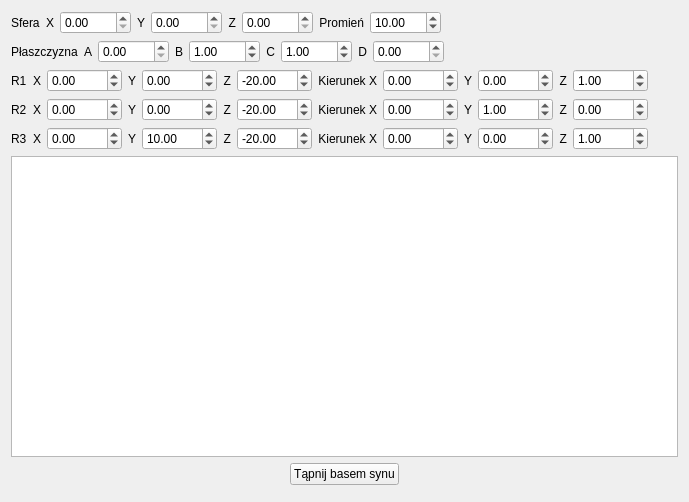
<?xml version="1.0" encoding="UTF-8"?>
<ui version="4.0">
 <class>rtRayWindow</class>
 <widget class="QMainWindow" name="rtRayWindow">
  <property name="geometry">
   <rect>
    <x>0</x>
    <y>0</y>
    <width>689</width>
    <height>502</height>
   </rect>
  </property>
  <property name="windowTitle">
   <string>Raytracer</string>
  </property>
  <widget class="QWidget" name="centralWidget">
   <layout class="QVBoxLayout" name="verticalLayout">
    <item>
     <layout class="QHBoxLayout" name="r1_2">
      <item>
       <widget class="QLabel" name="sphereLabel">
        <property name="text">
         <string>Sfera</string>
        </property>
       </widget>
      </item>
      <item>
       <widget class="QLabel" name="sphereXLabel">
        <property name="text">
         <string>X</string>
        </property>
        <property name="alignment">
         <set>Qt::AlignRight|Qt::AlignTrailing|Qt::AlignVCenter</set>
        </property>
       </widget>
      </item>
      <item>
       <widget class="QDoubleSpinBox" name="sphereXSpinBox">
        <property name="maximum">
         <double>1000.000000000000000</double>
        </property>
        <property name="value">
         <double>0.000000000000000</double>
        </property>
       </widget>
      </item>
      <item>
       <widget class="QLabel" name="sphereYLabel">
        <property name="text">
         <string>Y</string>
        </property>
        <property name="alignment">
         <set>Qt::AlignRight|Qt::AlignTrailing|Qt::AlignVCenter</set>
        </property>
       </widget>
      </item>
      <item>
       <widget class="QDoubleSpinBox" name="sphereYSpinBox">
        <property name="maximum">
         <double>1000.000000000000000</double>
        </property>
        <property name="value">
         <double>0.000000000000000</double>
        </property>
       </widget>
      </item>
      <item>
       <widget class="QLabel" name="sphereZLabel">
        <property name="text">
         <string>Z</string>
        </property>
        <property name="alignment">
         <set>Qt::AlignRight|Qt::AlignTrailing|Qt::AlignVCenter</set>
        </property>
       </widget>
      </item>
      <item>
       <widget class="QDoubleSpinBox" name="sphereZSpinBox">
        <property name="maximum">
         <double>1000.000000000000000</double>
        </property>
        <property name="value">
         <double>0.000000000000000</double>
        </property>
       </widget>
      </item>
      <item>
       <widget class="QLabel" name="sphereRadiusLabel">
        <property name="text">
         <string>Promień</string>
        </property>
        <property name="alignment">
         <set>Qt::AlignRight|Qt::AlignTrailing|Qt::AlignVCenter</set>
        </property>
       </widget>
      </item>
      <item>
       <widget class="QDoubleSpinBox" name="sphereRadiusSpinBox">
        <property name="maximum">
         <double>1000.000000000000000</double>
        </property>
        <property name="value">
         <double>10.000000000000000</double>
        </property>
       </widget>
      </item>
      <item>
       <spacer name="horizontalSpacer">
        <property name="orientation">
         <enum>Qt::Horizontal</enum>
        </property>
        <property name="sizeHint" stdset="0">
         <size>
          <width>40</width>
          <height>20</height>
         </size>
        </property>
       </spacer>
      </item>
     </layout>
    </item>
    <item>
     <layout class="QHBoxLayout" name="r1_3">
      <item>
       <widget class="QLabel" name="sphereLabel_2">
        <property name="text">
         <string>Płaszczyzna</string>
        </property>
       </widget>
      </item>
      <item>
       <widget class="QLabel" name="sphereXLabel_2">
        <property name="text">
         <string>A</string>
        </property>
        <property name="alignment">
         <set>Qt::AlignRight|Qt::AlignTrailing|Qt::AlignVCenter</set>
        </property>
       </widget>
      </item>
      <item>
       <widget class="QDoubleSpinBox" name="sphereXSpinBox_2">
        <property name="maximum">
         <double>1000.000000000000000</double>
        </property>
        <property name="value">
         <double>0.000000000000000</double>
        </property>
       </widget>
      </item>
      <item>
       <widget class="QLabel" name="sphereYLabel_2">
        <property name="text">
         <string>B</string>
        </property>
        <property name="alignment">
         <set>Qt::AlignRight|Qt::AlignTrailing|Qt::AlignVCenter</set>
        </property>
       </widget>
      </item>
      <item>
       <widget class="QDoubleSpinBox" name="sphereYSpinBox_2">
        <property name="maximum">
         <double>1000.000000000000000</double>
        </property>
        <property name="value">
         <double>1.000000000000000</double>
        </property>
       </widget>
      </item>
      <item>
       <widget class="QLabel" name="sphereZLabel_2">
        <property name="text">
         <string>C</string>
        </property>
        <property name="alignment">
         <set>Qt::AlignRight|Qt::AlignTrailing|Qt::AlignVCenter</set>
        </property>
       </widget>
      </item>
      <item>
       <widget class="QDoubleSpinBox" name="sphereZSpinBox_2">
        <property name="maximum">
         <double>1000.000000000000000</double>
        </property>
        <property name="value">
         <double>1.000000000000000</double>
        </property>
       </widget>
      </item>
      <item>
       <widget class="QLabel" name="sphereRadiusLabel_2">
        <property name="text">
         <string>D</string>
        </property>
        <property name="alignment">
         <set>Qt::AlignRight|Qt::AlignTrailing|Qt::AlignVCenter</set>
        </property>
       </widget>
      </item>
      <item>
       <widget class="QDoubleSpinBox" name="sphereRadiusSpinBox_2">
        <property name="maximum">
         <double>1000.000000000000000</double>
        </property>
        <property name="value">
         <double>0.000000000000000</double>
        </property>
       </widget>
      </item>
      <item>
       <spacer name="horizontalSpacer_5">
        <property name="orientation">
         <enum>Qt::Horizontal</enum>
        </property>
        <property name="sizeHint" stdset="0">
         <size>
          <width>40</width>
          <height>20</height>
         </size>
        </property>
       </spacer>
      </item>
     </layout>
    </item>
    <item>
     <layout class="QHBoxLayout" name="r1">
      <item>
       <widget class="QLabel" name="r1Label">
        <property name="text">
         <string>R1</string>
        </property>
       </widget>
      </item>
      <item>
       <widget class="QLabel" name="r1XLabel">
        <property name="text">
         <string>X</string>
        </property>
        <property name="alignment">
         <set>Qt::AlignRight|Qt::AlignTrailing|Qt::AlignVCenter</set>
        </property>
       </widget>
      </item>
      <item>
       <widget class="QDoubleSpinBox" name="r1XSpinBox">
        <property name="minimum">
         <double>-1000.000000000000000</double>
        </property>
        <property name="maximum">
         <double>1000.000000000000000</double>
        </property>
        <property name="value">
         <double>0.000000000000000</double>
        </property>
       </widget>
      </item>
      <item>
       <widget class="QLabel" name="r1YLabel">
        <property name="text">
         <string>Y</string>
        </property>
        <property name="alignment">
         <set>Qt::AlignRight|Qt::AlignTrailing|Qt::AlignVCenter</set>
        </property>
       </widget>
      </item>
      <item>
       <widget class="QDoubleSpinBox" name="r1YSpinBox">
        <property name="minimum">
         <double>-1000.000000000000000</double>
        </property>
        <property name="maximum">
         <double>1000.000000000000000</double>
        </property>
        <property name="value">
         <double>0.000000000000000</double>
        </property>
       </widget>
      </item>
      <item>
       <widget class="QLabel" name="r1ZLabel">
        <property name="text">
         <string>Z</string>
        </property>
        <property name="alignment">
         <set>Qt::AlignRight|Qt::AlignTrailing|Qt::AlignVCenter</set>
        </property>
       </widget>
      </item>
      <item>
       <widget class="QDoubleSpinBox" name="r1ZSpinBox">
        <property name="minimum">
         <double>-1000.000000000000000</double>
        </property>
        <property name="maximum">
         <double>1000.000000000000000</double>
        </property>
        <property name="value">
         <double>-20.000000000000000</double>
        </property>
       </widget>
      </item>
      <item>
       <widget class="QLabel" name="r1DirXLabel">
        <property name="text">
         <string>Kierunek X</string>
        </property>
        <property name="alignment">
         <set>Qt::AlignRight|Qt::AlignTrailing|Qt::AlignVCenter</set>
        </property>
       </widget>
      </item>
      <item>
       <widget class="QDoubleSpinBox" name="r1DirXSpinBox">
        <property name="minimum">
         <double>-1000.000000000000000</double>
        </property>
        <property name="maximum">
         <double>1000.000000000000000</double>
        </property>
        <property name="value">
         <double>0.000000000000000</double>
        </property>
       </widget>
      </item>
      <item>
       <widget class="QLabel" name="r1DirYLabel">
        <property name="text">
         <string>Y</string>
        </property>
        <property name="alignment">
         <set>Qt::AlignRight|Qt::AlignTrailing|Qt::AlignVCenter</set>
        </property>
       </widget>
      </item>
      <item>
       <widget class="QDoubleSpinBox" name="r1DirYSpinBox">
        <property name="minimum">
         <double>-1000.000000000000000</double>
        </property>
        <property name="maximum">
         <double>1000.000000000000000</double>
        </property>
        <property name="value">
         <double>0.000000000000000</double>
        </property>
       </widget>
      </item>
      <item>
       <widget class="QLabel" name="r1DirZLabel">
        <property name="text">
         <string>Z</string>
        </property>
        <property name="alignment">
         <set>Qt::AlignRight|Qt::AlignTrailing|Qt::AlignVCenter</set>
        </property>
       </widget>
      </item>
      <item>
       <widget class="QDoubleSpinBox" name="r1DirZSpinBox">
        <property name="minimum">
         <double>-1000.000000000000000</double>
        </property>
        <property name="maximum">
         <double>1000.000000000000000</double>
        </property>
        <property name="value">
         <double>1.000000000000000</double>
        </property>
       </widget>
      </item>
      <item>
       <spacer name="horizontalSpacer_2">
        <property name="orientation">
         <enum>Qt::Horizontal</enum>
        </property>
        <property name="sizeHint" stdset="0">
         <size>
          <width>40</width>
          <height>20</height>
         </size>
        </property>
       </spacer>
      </item>
     </layout>
    </item>
    <item>
     <layout class="QHBoxLayout" name="r2">
      <item>
       <widget class="QLabel" name="r2Label">
        <property name="text">
         <string>R2</string>
        </property>
       </widget>
      </item>
      <item>
       <widget class="QLabel" name="r2XLabel">
        <property name="text">
         <string>X</string>
        </property>
        <property name="alignment">
         <set>Qt::AlignRight|Qt::AlignTrailing|Qt::AlignVCenter</set>
        </property>
       </widget>
      </item>
      <item>
       <widget class="QDoubleSpinBox" name="r2XSpinBox">
        <property name="minimum">
         <double>-1000.000000000000000</double>
        </property>
        <property name="maximum">
         <double>1000.000000000000000</double>
        </property>
        <property name="value">
         <double>0.000000000000000</double>
        </property>
       </widget>
      </item>
      <item>
       <widget class="QLabel" name="r2YLabel">
        <property name="text">
         <string>Y</string>
        </property>
        <property name="alignment">
         <set>Qt::AlignRight|Qt::AlignTrailing|Qt::AlignVCenter</set>
        </property>
       </widget>
      </item>
      <item>
       <widget class="QDoubleSpinBox" name="r2YSpinBox">
        <property name="minimum">
         <double>-1000.000000000000000</double>
        </property>
        <property name="maximum">
         <double>1000.000000000000000</double>
        </property>
        <property name="value">
         <double>0.000000000000000</double>
        </property>
       </widget>
      </item>
      <item>
       <widget class="QLabel" name="r2ZLabel">
        <property name="text">
         <string>Z</string>
        </property>
        <property name="alignment">
         <set>Qt::AlignRight|Qt::AlignTrailing|Qt::AlignVCenter</set>
        </property>
       </widget>
      </item>
      <item>
       <widget class="QDoubleSpinBox" name="r2ZSpinBox">
        <property name="minimum">
         <double>-1000.000000000000000</double>
        </property>
        <property name="maximum">
         <double>1000.000000000000000</double>
        </property>
        <property name="value">
         <double>-20.000000000000000</double>
        </property>
       </widget>
      </item>
      <item>
       <widget class="QLabel" name="r2DirXLabel">
        <property name="text">
         <string>Kierunek X</string>
        </property>
        <property name="alignment">
         <set>Qt::AlignRight|Qt::AlignTrailing|Qt::AlignVCenter</set>
        </property>
       </widget>
      </item>
      <item>
       <widget class="QDoubleSpinBox" name="r2DirXSpinBox">
        <property name="minimum">
         <double>-1000.000000000000000</double>
        </property>
        <property name="maximum">
         <double>1000.000000000000000</double>
        </property>
        <property name="value">
         <double>0.000000000000000</double>
        </property>
       </widget>
      </item>
      <item>
       <widget class="QLabel" name="r2DirYLabel">
        <property name="text">
         <string>Y</string>
        </property>
        <property name="alignment">
         <set>Qt::AlignRight|Qt::AlignTrailing|Qt::AlignVCenter</set>
        </property>
       </widget>
      </item>
      <item>
       <widget class="QDoubleSpinBox" name="r2DirYSpinBox">
        <property name="minimum">
         <double>-1000.000000000000000</double>
        </property>
        <property name="maximum">
         <double>1000.000000000000000</double>
        </property>
        <property name="value">
         <double>1.000000000000000</double>
        </property>
       </widget>
      </item>
      <item>
       <widget class="QLabel" name="r2DirZLabel">
        <property name="text">
         <string>Z</string>
        </property>
        <property name="alignment">
         <set>Qt::AlignRight|Qt::AlignTrailing|Qt::AlignVCenter</set>
        </property>
       </widget>
      </item>
      <item>
       <widget class="QDoubleSpinBox" name="r2DirZSpinBox">
        <property name="minimum">
         <double>-1000.000000000000000</double>
        </property>
        <property name="maximum">
         <double>1000.000000000000000</double>
        </property>
        <property name="value">
         <double>0.000000000000000</double>
        </property>
       </widget>
      </item>
      <item>
       <spacer name="horizontalSpacer_3">
        <property name="orientation">
         <enum>Qt::Horizontal</enum>
        </property>
        <property name="sizeHint" stdset="0">
         <size>
          <width>40</width>
          <height>20</height>
         </size>
        </property>
       </spacer>
      </item>
     </layout>
    </item>
    <item>
     <layout class="QHBoxLayout" name="r2_2">
      <item>
       <widget class="QLabel" name="r3Label">
        <property name="text">
         <string>R3</string>
        </property>
       </widget>
      </item>
      <item>
       <widget class="QLabel" name="r3XLabel">
        <property name="text">
         <string>X</string>
        </property>
        <property name="alignment">
         <set>Qt::AlignRight|Qt::AlignTrailing|Qt::AlignVCenter</set>
        </property>
       </widget>
      </item>
      <item>
       <widget class="QDoubleSpinBox" name="r3XSpinBox">
        <property name="minimum">
         <double>-1000.000000000000000</double>
        </property>
        <property name="maximum">
         <double>1000.000000000000000</double>
        </property>
        <property name="value">
         <double>0.000000000000000</double>
        </property>
       </widget>
      </item>
      <item>
       <widget class="QLabel" name="r3YLabel">
        <property name="text">
         <string>Y</string>
        </property>
        <property name="alignment">
         <set>Qt::AlignRight|Qt::AlignTrailing|Qt::AlignVCenter</set>
        </property>
       </widget>
      </item>
      <item>
       <widget class="QDoubleSpinBox" name="r3YSpinBox">
        <property name="minimum">
         <double>-1000.000000000000000</double>
        </property>
        <property name="maximum">
         <double>1000.000000000000000</double>
        </property>
        <property name="value">
         <double>10.000000000000000</double>
        </property>
       </widget>
      </item>
      <item>
       <widget class="QLabel" name="r3ZLabel">
        <property name="text">
         <string>Z</string>
        </property>
        <property name="alignment">
         <set>Qt::AlignRight|Qt::AlignTrailing|Qt::AlignVCenter</set>
        </property>
       </widget>
      </item>
      <item>
       <widget class="QDoubleSpinBox" name="r3ZSpinBox">
        <property name="minimum">
         <double>-1000.000000000000000</double>
        </property>
        <property name="maximum">
         <double>1000.000000000000000</double>
        </property>
        <property name="value">
         <double>-20.000000000000000</double>
        </property>
       </widget>
      </item>
      <item>
       <widget class="QLabel" name="r3DirXLabel">
        <property name="text">
         <string>Kierunek X</string>
        </property>
        <property name="alignment">
         <set>Qt::AlignRight|Qt::AlignTrailing|Qt::AlignVCenter</set>
        </property>
       </widget>
      </item>
      <item>
       <widget class="QDoubleSpinBox" name="r3DirXSpinBox">
        <property name="minimum">
         <double>-1000.000000000000000</double>
        </property>
        <property name="maximum">
         <double>1000.000000000000000</double>
        </property>
        <property name="value">
         <double>0.000000000000000</double>
        </property>
       </widget>
      </item>
      <item>
       <widget class="QLabel" name="r3DirYLabel">
        <property name="text">
         <string>Y</string>
        </property>
        <property name="alignment">
         <set>Qt::AlignRight|Qt::AlignTrailing|Qt::AlignVCenter</set>
        </property>
       </widget>
      </item>
      <item>
       <widget class="QDoubleSpinBox" name="r3DirYSpinBox">
        <property name="minimum">
         <double>-1000.000000000000000</double>
        </property>
        <property name="maximum">
         <double>1000.000000000000000</double>
        </property>
        <property name="value">
         <double>0.000000000000000</double>
        </property>
       </widget>
      </item>
      <item>
       <widget class="QLabel" name="r3DirZLabel">
        <property name="text">
         <string>Z</string>
        </property>
        <property name="alignment">
         <set>Qt::AlignRight|Qt::AlignTrailing|Qt::AlignVCenter</set>
        </property>
       </widget>
      </item>
      <item>
       <widget class="QDoubleSpinBox" name="r3DirZSpinBox">
        <property name="minimum">
         <double>-1000.000000000000000</double>
        </property>
        <property name="maximum">
         <double>1000.000000000000000</double>
        </property>
        <property name="value">
         <double>1.000000000000000</double>
        </property>
       </widget>
      </item>
      <item>
       <spacer name="horizontalSpacer_4">
        <property name="orientation">
         <enum>Qt::Horizontal</enum>
        </property>
        <property name="sizeHint" stdset="0">
         <size>
          <width>40</width>
          <height>20</height>
         </size>
        </property>
       </spacer>
      </item>
     </layout>
    </item>
    <item>
     <widget class="QTextEdit" name="textDisplay">
      <property name="undoRedoEnabled">
       <bool>false</bool>
      </property>
      <property name="readOnly">
       <bool>true</bool>
      </property>
     </widget>
    </item>
    <item>
     <layout class="QHBoxLayout" name="horizontalLayout">
      <property name="bottomMargin">
       <number>6</number>
      </property>
      <item>
       <spacer name="horizontalSpacer_6">
        <property name="orientation">
         <enum>Qt::Horizontal</enum>
        </property>
        <property name="sizeHint" stdset="0">
         <size>
          <width>40</width>
          <height>20</height>
         </size>
        </property>
       </spacer>
      </item>
      <item>
       <widget class="QPushButton" name="calculateButton">
        <property name="text">
         <string>Tąpnij basem synu</string>
        </property>
       </widget>
      </item>
      <item>
       <spacer name="horizontalSpacer_7">
        <property name="orientation">
         <enum>Qt::Horizontal</enum>
        </property>
        <property name="sizeHint" stdset="0">
         <size>
          <width>40</width>
          <height>20</height>
         </size>
        </property>
       </spacer>
      </item>
     </layout>
    </item>
   </layout>
  </widget>
  <widget class="QMenuBar" name="menuBar">
   <property name="geometry">
    <rect>
     <x>0</x>
     <y>0</y>
     <width>689</width>
     <height>26</height>
    </rect>
   </property>
  </widget>
 </widget>
 <layoutdefault spacing="6" margin="11"/>
 <resources/>
 <connections/>
</ui>
